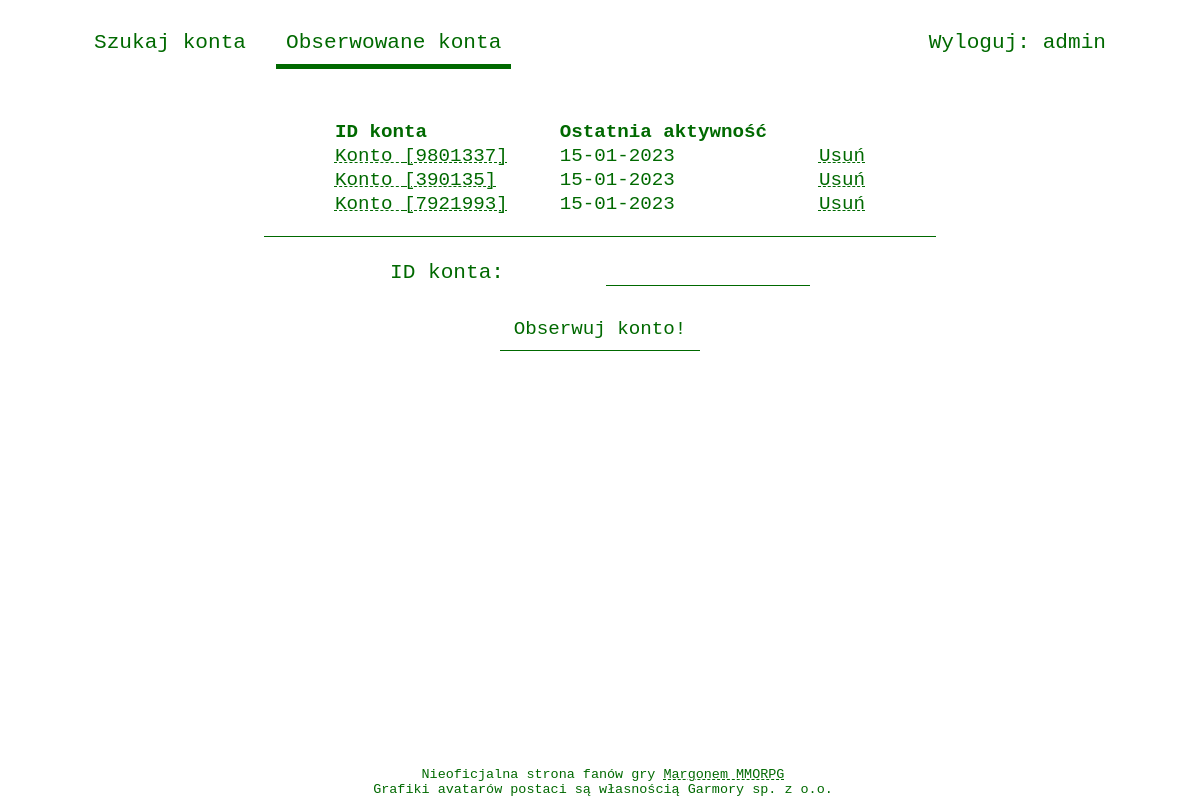
The page /stats/following (signed in) on the database its author committed.
### stats/models.py (models this page shows)
class Account(models.Model):
    aid = models.IntegerField(primary_key=True)
    def __str__(self):
        return f"[{self.aid}]"

### stats/views.py (the view)
# urls.py: path('following', views.FollowingView.as_view(), name='following'),
class FollowingView(View):
    http_method_names = ['get', 'post']
    def get(self, request):
        context = self.get_context_data(request)
        return render(request, 'stats/following.html', context)
    def post(self, request):
        form = FollowAccountForm(request.POST)
        if form.is_valid():
            account_id = form.cleaned_data['account_id']
            Following.objects.get_or_create(user=request.user, account_id=account_id)
            form = None
        context = self.get_context_data(request, form)
        return render(request, 'stats/following.html', context)
    @staticmethod
    def get_context_data(request, form: FollowAccountForm = None):
        context = {
            'form': form if form is not None else FollowAccountForm()
        }
        if request.user.is_authenticated:
            following_list = Following.objects.filter(user=request.user)
            account_with_last_activity_date_list = []
            for following in following_list:
                account_activity = Activity.objects.filter(character__account=following.account)
                latest_activity_date = account_activity.aggregate(Max('date')).get('date__max')
                account_with_last_activity_date_list.append((following.account, latest_activity_date))
            context['account_with_last_activity_date_list'] = account_with_last_activity_date_list
        return context

### stats/forms.py
class FollowAccountForm(forms.Form):
    account_id = AccountIdField()

### stats/converters.py (called while the page is built)
    def to_url(self, value) -> str:
        return value.strftime(self.format)

### stats/templates/stats/following.html (shortened to what this page needs)
{% extends "stats/base.html" %}
{% block content %}
    {% load static %}
    <link rel="stylesheet" href="{% static 'stats/css/following.css' %}">
    {% if user.is_authenticated %}
        <table id="following-table">
            {% if account_with_last_activity_date_list %}
                <tr>
                    <th>ID konta</th>
                    <th>Ostatnia aktywność</th>
                </tr>
                {% for account, last_activity_date in account_with_last_activity_date_list %}
                    <tr>
                        <td>
                            <a href="{% url 'stats:detail' account.aid last_activity_date %}">Konto {{ account }}</a>
                        </td>
                        <td>
                            {{ last_activity_date|date:"d-m-Y" }}
                        </td>
                        <td>
                            <a href="{% url 'stats:unfollow' account.aid %}">Usuń</a>
                        </td>
                    </tr>
                {% endfor %}
            {% else %}
                <tr>
                    <td>Nie obserwujesz jeszcze żadnego konta :(</td>
                </tr>
            {% endif %}
        </table>
        <form action="{% url 'stats:following' %}" method="post">
            <table>{{ form.as_table }}
                <tr>
                    <td colspan="2"><input type="submit" value="Obserwuj konto!"></td>
                </tr>
            </table>
        </form>
    {% else %}
        <p>Tylko zalogowani użytkownicy mogą obserwować konta. <a href="{% url 'stats:login' %}">Zaloguj się!</a></p>
    {% endif %}
{% endblock %}

### stats/templates/stats/base.html (shortened to what this page needs)
<!DOCTYPE html>
<html lang="pl">
<head>
    {% load static %}
    <link rel="stylesheet" href="{% static 'stats/css/base.css' %}">
</head>
<body>
<nav>
    <a id="account-search-navbar" href="{% url 'stats:index' %}">Szukaj konta</a>
    <a id="following-navbar" href="{% url 'stats:following' %}">Obserwowane konta</a>
    {% if user.is_authenticated %}
        <a id="logout-navbar" href="{% url 'stats:logout' %}">Wyloguj: {{ user.username }}</a>
    {% else %}
        <a id="login-navbar" href="{% url 'stats:login' %}">Logowanie</a>
    {% endif %}
</nav>
{% block content %}Pusto :({% endblock %}
<footer>
    Nieoficjalna strona fanów gry <a target="_blank" href="https://www.margonem.pl/">Margonem MMORPG</a><br>
    Grafiki avatarów postaci są własnością Garmory sp. z o.o.
</footer>
</body>
</html>

### stats/static/stats/css/base.css (style rules this page uses)
body { background-color: #ffffff; width: 1032px; margin: auto; padding: 0; font-family: Andale Mono, monospace; font-size: 1.2em; font-stretch: semi-expanded; color: #006900; }
div, h1, h2, h3, h4, a, label, footer, nav { user-select: none; }
a { color: inherit; text-decoration: underline dashed #006900 1px; }
a:link { color: inherit; }
nav { width: 100%; height: 40px; margin: 20px 0 40px 0; font-size: 1.1em; }
nav > a { float: left; padding: 10px; text-align: center; text-decoration: none; }
nav > a:last-child { float: right; }
nav > a:not(:last-child) { margin-right: 20px; }
footer { background-color: white; position: fixed; bottom: 0; width: 1032px; padding: 3px; text-align: center; font-size: 0.7em; }
form table { margin: auto; border-spacing: 50px 0; }
form label { display: inline-block; width: 100%; height: 100%; font-weight: normal; text-align: left; }
form tr { height: 50px; }
form td, form input[type="text"], form input[type="date"], form input[type="submit"], form input[type="password"], form input[type="email"], form select, form option { width: 250px; font-family: inherit; font-stretch: inherit; font-size: inherit; color: #006900; }
form input[type="text"], form input[type="date"], form input[type="password"], form input[type="email"], form input[type="submit"] { border: none; border-bottom: 1px solid #006900; }
form input[type="submit"] { font-size: 1.4em; background-color: white; padding: 10px; display: block; margin: auto; }

### stats/static/stats/css/following.css (style rules this page uses)
#following-navbar { border-bottom: 5px solid #006900; }
#following-table { margin: auto; border-spacing: 50px 0; border-bottom: 1px solid #006900; padding: 20px; }
#following-table th { text-align: left; }
form label { margin-right: 50px; }
form tr:first-child { font-size: 1.1em; height: 70px; }
form td, form input[type="text"], form input[type="submit"] { width: 200px; }
form input[type="submit"] { font-size: 1em; margin-bottom: 50px; }

### rows shown on the page
Account: aid "[9801337]", last_activity_date "15-01-2023"
Account: aid "[390135]", last_activity_date "15-01-2023"
Account: aid "[7921993]", last_activity_date "15-01-2023"

### other values the page prints
{{ user.username }} "admin"
